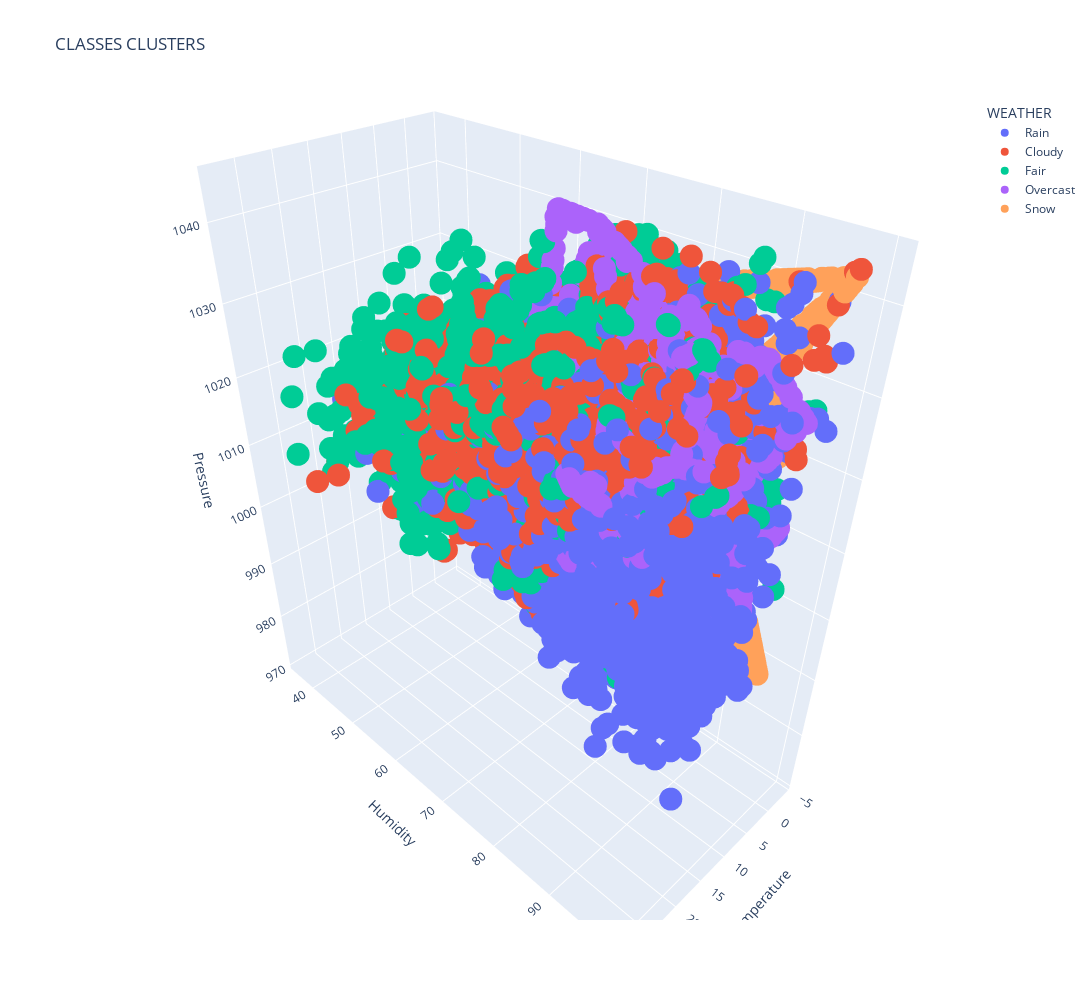

This figure's notebook cell:
### Code cell
def main():
    #dataset selection and loading
    train_set_name = "weather_data_2000_2019"
    train_dataset = pd.read_csv(("./datasets/" + train_set_name + ".csv"),header=None)
    test_set_name = "weather_data_2020_2021"
    test_dataset = pd.read_csv(("./datasets/" + test_set_name + ".csv"),header=None) 

    print("Your Train Dataset is: ", train_set_name)                                                                       #display dataset name to user
    print("Your Test Dataset is: ", test_set_name)                                                                       #display dataset name to user

    features_selected = 5
    #training features
    temperature_train = train_dataset.iloc[:, 4:5]
    feels_like_train = train_dataset.iloc[:, 7:8]
    dew_point_train = train_dataset.iloc[:, 8:9]
    humidity_train = train_dataset.iloc[:, 9:10]
    pressure_train = train_dataset.iloc[:, 19:20] 
    #uv_index_train = train_dataset.iloc[:, 24:25] 

    #testing data
    temperature_test = test_dataset.iloc[:, 4:5]
    feels_like_test = test_dataset.iloc[:, 7:8]
    dew_point_test = test_dataset.iloc[:, 8:9]
    humidity_true = test_dataset.iloc[:, 9:10]
    pressure_test = test_dataset.iloc[:, 19:20]
    #uv_index_test = test_dataset.iloc[:, 24:25] 

    X_train = pd.concat([temperature_train, feels_like_train, dew_point_train, humidity_train, pressure_train], axis=1)   #, uv_index_train], axis=1)
    X_train.replace(([np.inf, -np.inf], np.nan), inplace=True)                                                            #replace any infinite values with nan
    X_train = X_train.to_numpy()  

    y_train = train_dataset.iloc[:, 30:31].to_numpy()
    y_true = test_dataset.iloc[:, 30:31].to_numpy()

    #https://pandas.pydata.org/pandas-docs/stable/user_guide/merging.html
    test_data = pd.concat([temperature_test, feels_like_test, dew_point_test, humidity_true, pressure_test], axis=1)       #, uv_index_test], axis=1)       
    test_data.replace(([np.inf, -np.inf], np.nan), inplace=True)                                                           #replace any infinite values with nan
    X_test = test_data.to_numpy()

    #change all nan values in all datasets with the most frequent value of the dataset
    imp = SimpleImputer(missing_values=np.nan, strategy='most_frequent')
    imp.fit(X_train)
    imp.fit(y_train)
    imp.fit(X_test)
    imp.fit(y_true)
    
    disp = int(input("Please choose 1 to display the dataset or any button to cotinue without displaying!"))
    if disp == 1:
        display(X_train)
        display(y_train.ravel())

        display(X_test)
    else: print("Not displaying dataset!")   
        
    #----------------------------------------------------------------------------------------
    rebalance = int(input("PLEASE CHOOSE 1 TO REBALANCE DATASET WITH SMOTE. CHOOSE 2 TO REBALANCE DATASET WITH ADASYN" + 
                          "\nPRESS ANYTHING ELSE TO CONTINUE WITH ORIGINAL!\n"))
    if rebalance == 1:
        X_train, y_train = oversampling(X_train, y_train, 1)
    elif rebalance == 2:
        X_train, y_train = oversampling(X_train, y_train, 2)
    else: print("Total training data: ", X_train.size)
    
    interractive_plot(X_train, y_train, X_train[:, 0], X_train[:, 3], X_train[:, 4], True)
    #------------------------------------------------------------------------------------------
    
    #https://scikit-learn.org/stable/modules/generated/sklearn.naive_bayes.GaussianNB.html
    #https://www.analyticsvidhya.com/blog/2021/11/implementation-of-gaussian-naive-bayes-in-python-sklearn/
    choice = int(input("Please choose 1 for Training and 2 for Random CV Search." +
                       "\nPressing 3 will load the optimised Gaussian Naive Bayes Classifier model!\n"))
    if rebalance == 1: clf_type = "default_rebalanced_SMOTE" if choice == 1 else "optimised_rebalanced_SMOTE" 
    elif rebalance == 2: clf_type = "default_rebalanced_ADASYN" if choice == 1 else "optimised_rebalanced_ADASYN" 
    else: clf_type = "default" if choice == 1 else "optimised"
    model_name = "./trained_models/dtc_" + clf_type + "_" + train_set_name + "_" + test_set_name + "_" + str(features_selected) + "f.p"
    confusion_matrix_filename = "./confusion_matrix/dtc_" + str(clf_type) + "_" + train_set_name + "_"  + test_set_name + "_" + str(features_selected) + "f.png"
    metrics_filename = "./metrics/dtc_" + str(clf_type) + "_" + train_set_name + "_"  + test_set_name + "_" + str(features_selected) + "f.txt"
    csv_filename = "./outputs/output_dtc_"  + str(clf_type) + "_" + train_set_name + "_"  + test_set_name + "_" + str(features_selected) + "f.csv"

    if choice == 1:
        #Create Decision Tree classifer object and train it on the selected dataset
        dtc = (DecisionTreeClassifier()).fit(X_train,y_train.ravel())
        save_statistics(dtc, X_test, y_true, csv_filename, confusion_matrix_filename, metrics_filename)

    elif choice == 2:
        #https://www.kaggle.com/fermatsavant/decision-tree-high-acc-using-gridsearchcv
        dtc = DecisionTreeClassifier()
        param_grid = {'max_features': ['auto', 'sqrt', 'log2'],
                  'ccp_alpha': [0.1, .01, .001],
                  'max_depth' : [4,5,6,7,8,9,10,11,12,15,20,30,40,50,70,90,120,150],
                  'min_samples_leaf': [2, 4, 6, 8, 10],
                  'criterion' :['gini', 'entropy']}

        grid_search = GridSearchCV(estimator=dtc, param_grid=param_grid, refit = True, verbose = 3, n_jobs=-1, cv=5)
        grid_search.fit(X_train, y_train.ravel())

        print(grid_search.best_params_)                                                                                           # print best parameter after tuning
        print(grid_search.best_estimator_)                                                                                        # print how our model looks after hyper-parameter tuning

        pickle.dump(grid_search.best_estimator_, open(model_name, "wb"))

    elif choice == 3:
        dtc = pickle.load(open(model_name, "rb"))
        print("Parameters Classifier Loaded: ", dtc.get_params())

        save_statistics(dtc, X_test, y_true, csv_filename, confusion_matrix_filename, metrics_filename)
        
if __name__ == "__main__":                                                                                               #script guard boilerplate
    main()

### Figure 1 — Plotly figure (JSON) as saved in the notebook; plotly's stock layout.template omitted (floating-point values rounded to 4 significant figures; data arrays with more than 128 entries replaced by an {"elided": "..."} marker saying what was removed)
{"data": [{"hovertemplate": "color=#1cfc03<br>Temperature=%{x}<br>Humidity=%{y}<br>Pressure=%{z}<extra></extra>", "legendgroup": "#1cfc03", "marker": {"color": "#636efa", "symbol": "circle"}, "mode": "markers", "name": "Rain", "scene": "scene", "showlegend": true, "type": "scatter3d", "x": {"elided": "3758 float values"}, "y": {"elided": "3758 float values"}, "z": {"elided": "3758 float values"}}, {"hovertemplate": "color=#67a9cf<br>Temperature=%{x}<br>Humidity=%{y}<br>Pressure=%{z}<extra></extra>", "legendgroup": "#67a9cf", "marker": {"color": "#EF553B", "symbol": "circle"}, "mode": "markers", "name": "Cloudy", "scene": "scene", "showlegend": true, "type": "scatter3d", "x": {"elided": "3816 float values"}, "y": {"elided": "3816 float values"}, "z": {"elided": "3816 float values"}}, {"hovertemplate": "color=#ef8a62<br>Temperature=%{x}<br>Humidity=%{y}<br>Pressure=%{z}<extra></extra>", "legendgroup": "#ef8a62", "marker": {"color": "#00cc96", "symbol": "circle"}, "mode": "markers", "name": "Fair", "scene": "scene", "showlegend": true, "type": "scatter3d", "x": {"elided": "3424 float values"}, "y": {"elided": "3424 float values"}, "z": {"elided": "3424 float values"}}, {"hovertemplate": "color=#fc0303<br>Temperature=%{x}<br>Humidity=%{y}<br>Pressure=%{z}<extra></extra>", "legendgroup": "#fc0303", "marker": {"color": "#ab63fa", "symbol": "circle"}, "mode": "markers", "name": "Overcast", "scene": "scene", "showlegend": true, "type": "scatter3d", "x": {"elided": "3706 float values"}, "y": {"elided": "3706 float values"}, "z": {"elided": "3706 float values"}}, {"hovertemplate": "color=#00ffe5<br>Temperature=%{x}<br>Humidity=%{y}<br>Pressure=%{z}<extra></extra>", "legendgroup": "#00ffe5", "marker": {"color": "#FFA15A", "symbol": "circle"}, "mode": "markers", "name": "Snow", "scene": "scene", "showlegend": true, "type": "scatter3d", "x": {"elided": "3755 float values"}, "y": {"elided": "3755 float values"}, "z": {"elided": "3755 float values"}}], "layout": {"height": 1000, "legend": {"title": {"text": "WEATHER"}, "tracegroupgap": 0}, "scene": {"domain": {"x": [0, 1], "y": [0, 1]}, "xaxis": {"title": {"text": "Temperature"}}, "yaxis": {"title": {"text": "Humidity"}}, "zaxis": {"title": {"text": "Pressure"}}}, "title": {"text": "CLASSES CLUSTERS"}, "width": 1300}}
